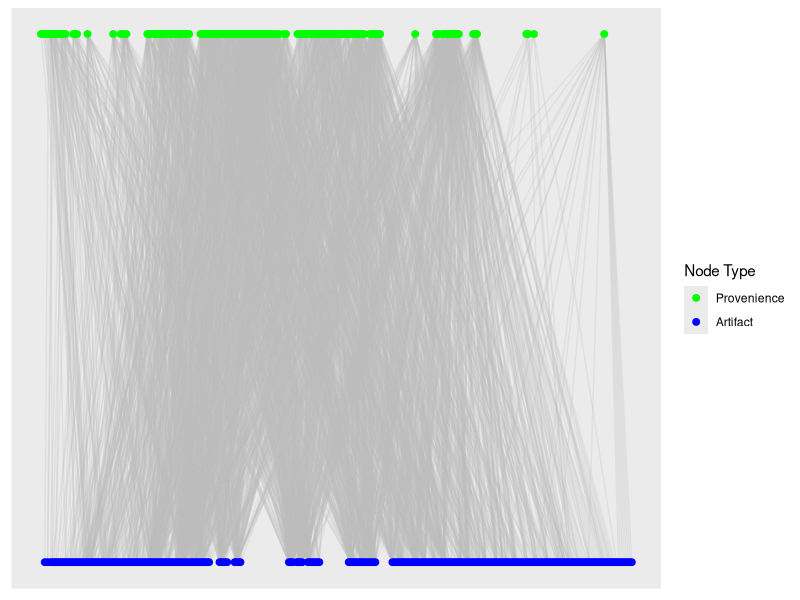
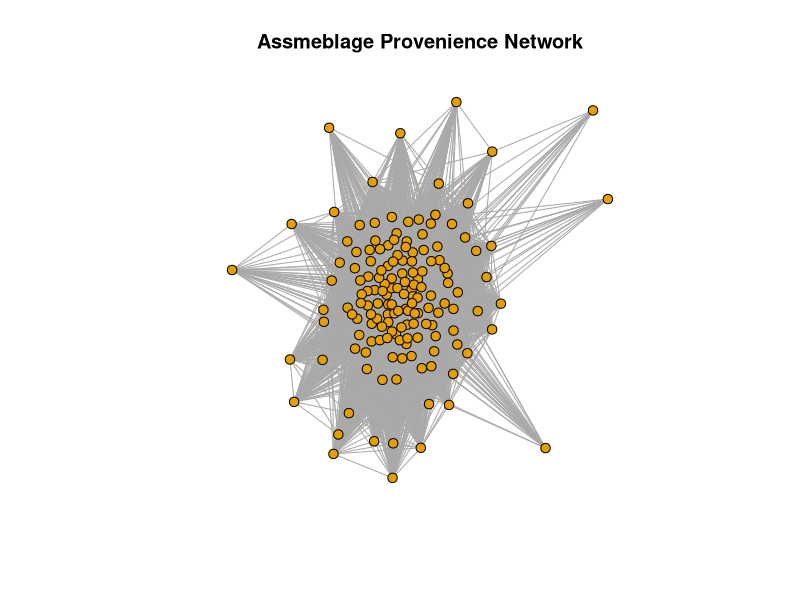
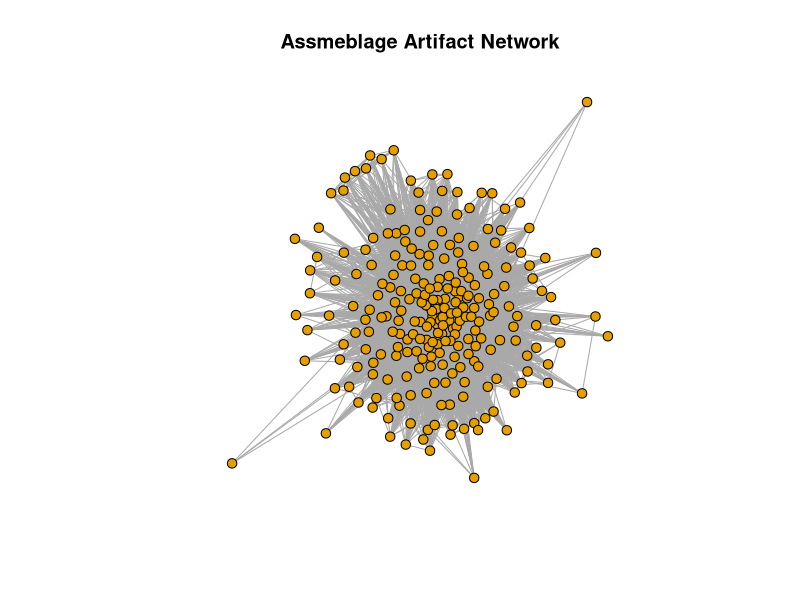
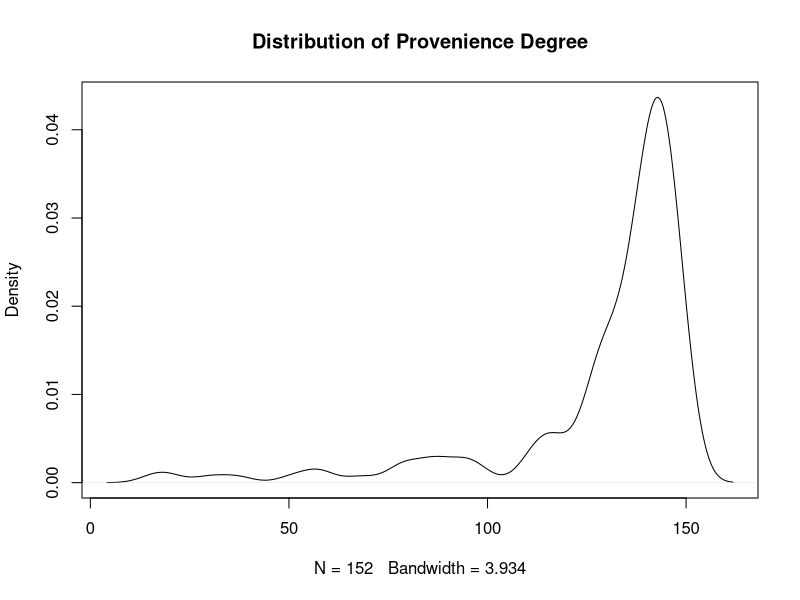
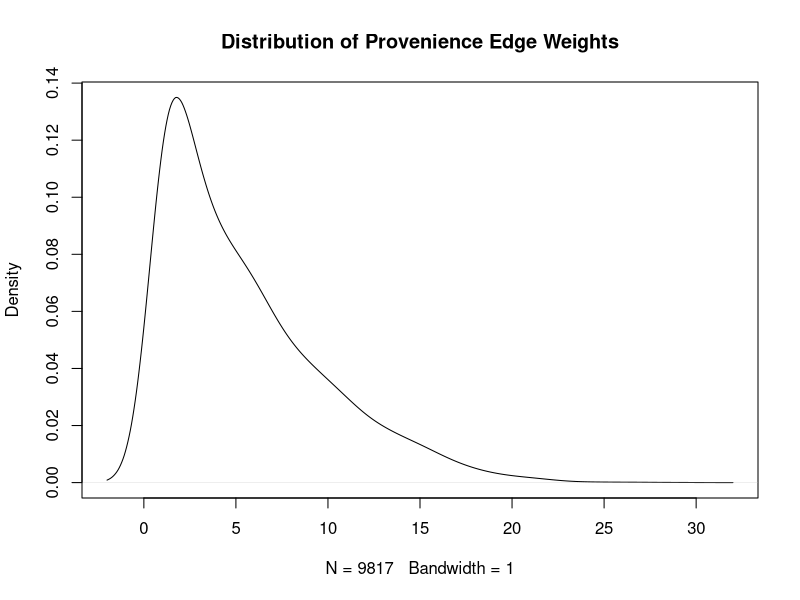
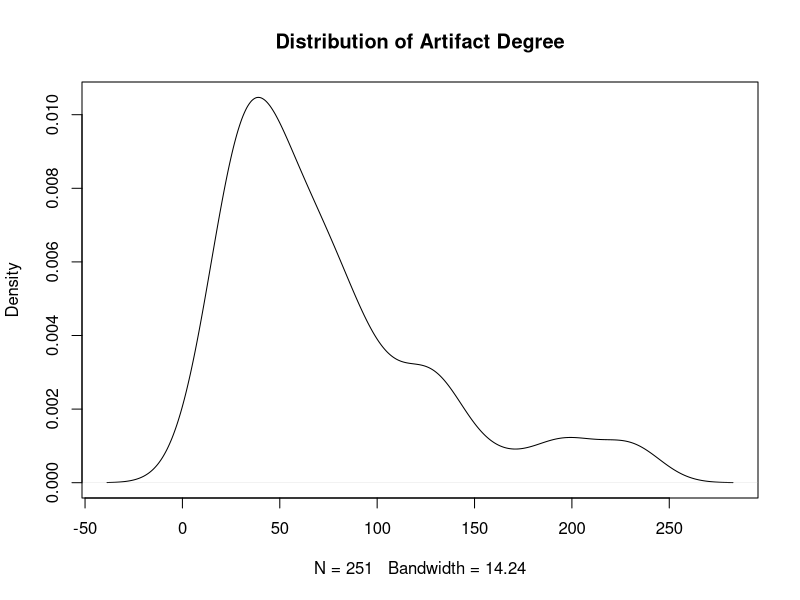
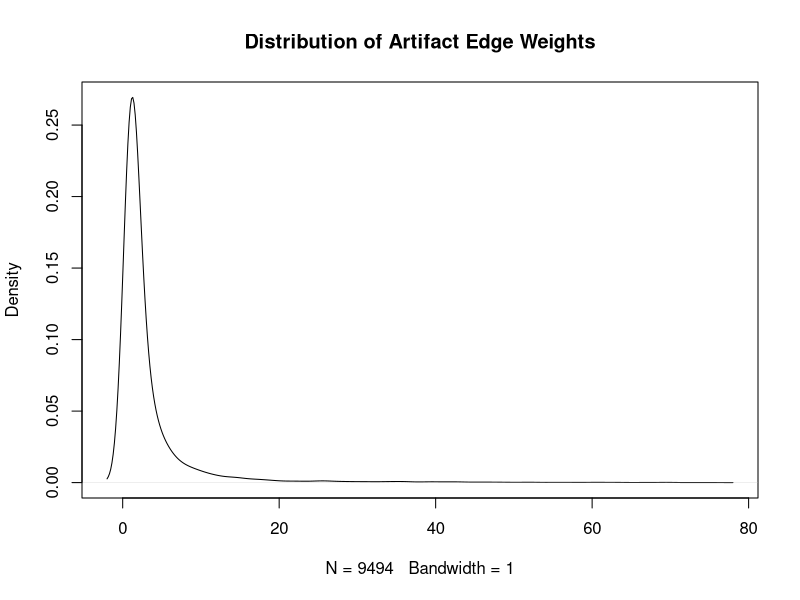
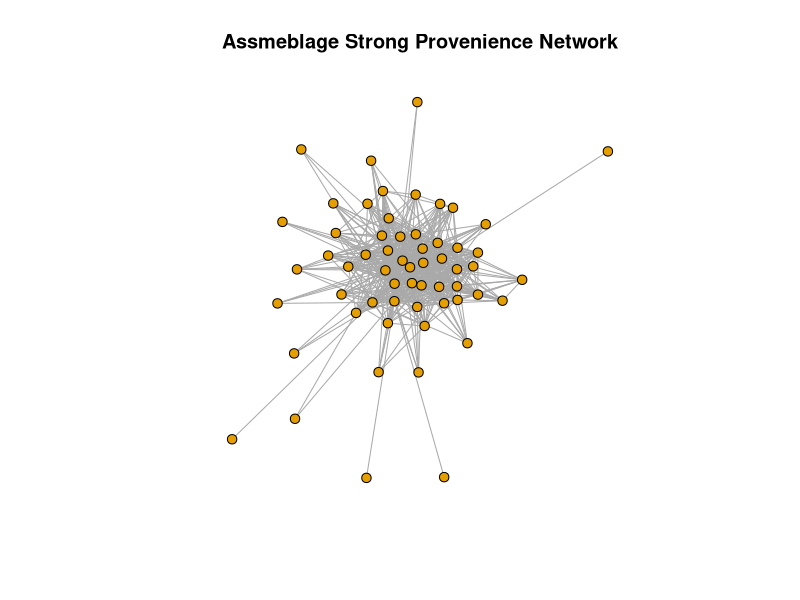

Generate these figures, in order, with R:
require(tidyverse)
require(igraph)
require(ggraph)

# Import data from file ---------------------------------------------------

dat <- read_csv("Catalog_SiteA.csv",
                col_select = c(LEVEL_ID, CODE))

# Create bipartite graph from unique provenience & artifact pairs ---------

g_assemblages_bpg <-
  graph_from_data_frame(unique.data.frame(select(dat, LEVEL_ID, CODE)),
                        directed = FALSE)

V(g_assemblages_bpg)$type <-
  bipartite_mapping(g_assemblages_bpg)$type

g_assemblages_bpg %>%
  ggraph(layout = "bipartite") +
  geom_edge_link(color = "gray", alpha = 0.25) +
  geom_node_point(aes(color = type), size = 2) +
  scale_color_manual(
    values = c("green", "blue"),
    name = "Node Type",
    breaks = c(FALSE, TRUE),
    labels = c("Provenience", "Artifact")
  )

# Project one-mode graphs -------------------------------------------------

assemblage_projections <-
  bipartite_projection(g_assemblages_bpg, multiplicity = TRUE)

g_assemblage_prov <- assemblage_projections$proj1

g_assemblage_artifact <- assemblage_projections$proj2

plot(
  g_assemblage_prov,
  vertex.size = 5,
  vertex.label = NA,
  layout = layout.fruchterman.reingold,
  main = "Assmeblage Provenience Network"
)

plot(
  g_assemblage_artifact,
  vertex.size = 5,
  vertex.label = NA,
  layout = layout.fruchterman.reingold,
  main = "Assmeblage Artifact Network"
)


# Analyzing one-mode graphs -----------------------------------------------

plot(density(degree(g_assemblage_prov)),
     main = "Distribution of Provenience Degree")

plot(density(E(g_assemblage_prov)$weight, bw = 1),
     main = "Distribution of Provenience Edge Weights")

plot(density(degree(g_assemblage_artifact)),
     main = "Distribution of Artifact Degree")

plot(density(E(g_assemblage_artifact)$weight, bw = 1),
     main = "Distribution of Artifact Edge Weights")


# Thinning out weak edges -------------------------------------------------

prov_edgeweight_thresh <- quantile(E(g_assemblage_prov)$weight, 0.95)

artifact_edgeweight_thresh <- quantile(E(g_assemblage_artifact)$weight, 0.95)

g_assemblage_prov_strong <-
  delete.edges(g_assemblage_prov, which(E(g_assemblage_prov)$weight < prov_edgeweight_thresh))

g_assemblage_prov_strong <-
  delete.vertices(g_assemblage_prov_strong, which(degree(g_assemblage_prov_strong) ==
                                                    0))

g_assemblage_artifact_strong <-
  delete.edges(g_assemblage_artifact, which(E(g_assemblage_artifact)$weight < artifact_edgeweight_thresh))

g_assemblage_artifact_strong <-
  delete.vertices(g_assemblage_artifact_strong, which(degree(g_assemblage_artifact_strong) ==
                                                        0))

plot(
  g_assemblage_prov_strong,
  vertex.size = 5,
  vertex.label = NA,
  layout = layout.fruchterman.reingold,
  main = "Assmeblage Strong Provenience Network"
)

plot(
  g_assemblage_artifact_strong,
  vertex.size = 5,
  vertex.label = NA,
  layout = layout.fruchterman.reingold,
  main = "Assmeblage Strong Artifact Network"
)


plot(density(degree(g_assemblage_prov_strong)), col = "green",
     main = "Distribution of Strong Provenience Degree")

plot(density(E(g_assemblage_prov_strong)$weight, bw = 1), col = "green",
     main = "Distribution of Strong Provenience Edge Weights")

plot(density(degree(g_assemblage_artifact_strong)), col = "blue",
     main = "Distribution of Strong Artifact Degree")

plot(density(E(g_assemblage_artifact_strong)$weight, bw = 1), col = "blue",
     main = "Distribution of Strong Artifact Edge Weights")

g_assemblages_bpg %>%
  ggraph(layout = "bipartite") +
  geom_edge_link(color = "gray", alpha = 0.25) +
  geom_node_point(aes(color = type), size = 2) +
  scale_color_manual(
    name = "Node Type",
    breaks = c(FALSE, TRUE),
    labels = c("Provenience", "Artifact"),
    values = c("green", "blue")
  ) +
  ggtitle("Bipartite Graph of Provenience and Artifact Type")

g_assemblage_prov %>%
  ggraph(layout = "fr") +
  geom_edge_link(aes(alpha = weight)) +
  geom_node_point(color = "green", size = 2) +
  ggtitle("Projected Provenience Associations")

g_assemblage_artifact %>%
  ggraph(layout = "fr") +
  geom_edge_link(aes(alpha = weight)) +
  geom_node_point(color = "blue", size = 2) +
  ggtitle("Projected Artifact Type Associations")
